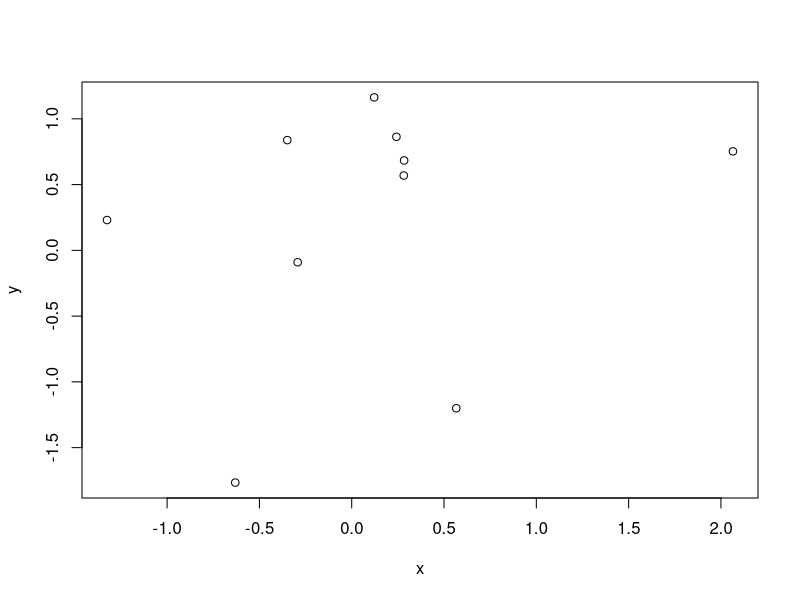
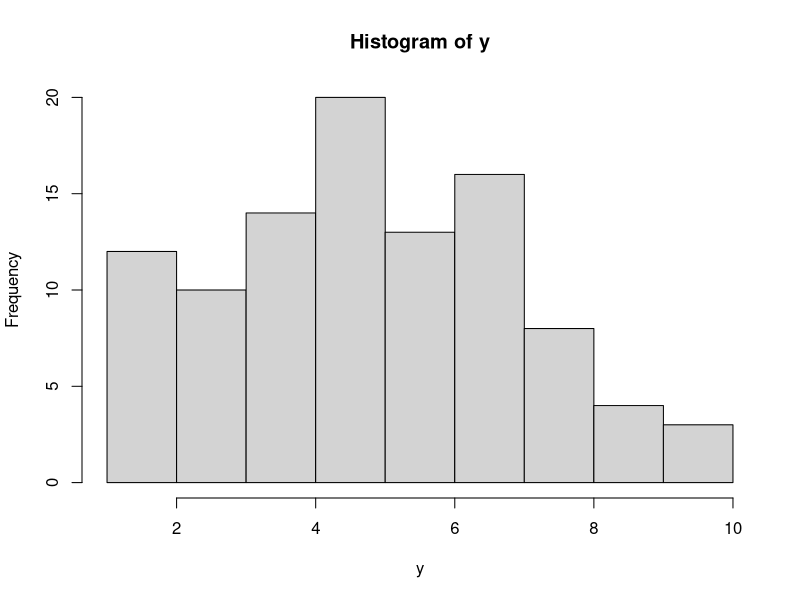
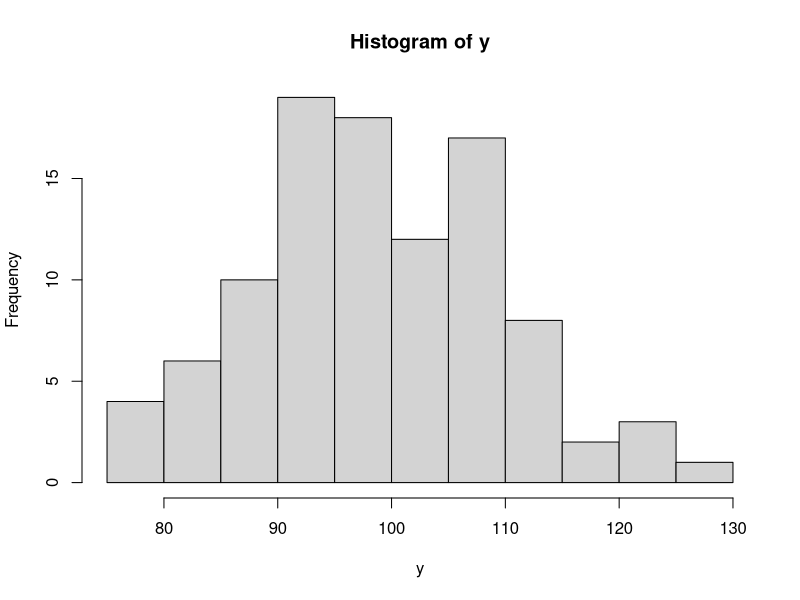

R code for these plots, in order: (Note: this script raises an error after producing the figures.)
## ---- chunk 1
rnorm(5)
## ---- chunk 2
rnorm(n = 5, mean = 0, sd = 1)
## ---- chunk 3
set.seed(16)
rnorm(n = 5, mean = 0, sd = 1)
## ---- chunk 4
set.seed(16)
rnorm(n = 5, mean = 0, sd = 1)
## ---- chunk 5
rnorm(n = 5, mean = 0, sd = 2)
## ---- chunk 6
rnorm(n = 5, mean = 50, sd = 20)
## ---- chunk 7
rnorm(n = 10, mean = c(0, 5, 20), sd = 1)
## ---- chunk 8
rnorm(n = 10, mean = c(0, 5, 20), sd = c(1, 5, 20) )
## ---- chunk 9
rnorm(n = c(2, 10, 10), mean = c(0, 5, 20), sd = c(1, 5, 20) )
## ---- chunk 10
x = rnorm(n = 10, mean = 0, sd = 1)
y = rnorm(n = 10, mean = 0, sd = 1)
plot(y ~ x)
## ---- chunk 11
runif(n = 5, min = 0, max = 1)
## ---- chunk 12
runif(n = 5, min = 50, max = 100)
## ---- chunk 13
set.seed(16)
x1 = runif(n = 10, min = 1, max = 2)
y = rnorm(n = 10, mean = 0, sd = 1)
x1
## ---- chunk 14
lm(y ~ x1)
## ---- chunk 15
set.seed(16)
x2 = runif(n = 10, min = 100, max = 200)
x2
## ---- chunk 16
lm(y ~ x2)
## ---- chunk 17
rpois(n = 5, lambda = 2.5)
## ---- chunk 18
y = rpois(100, lambda = 5)
## ---- chunk 19
summary(y)
## ---- chunk 20
hist(y)
## ---- chunk 21
y = rpois(100, lambda = 100)
summary(y)
## ---- chunk 22
hist(y)
## ---- chunk 23
letters[1:2]
## ---- chunk 24
LETTERS[10:26]
## ---- chunk 25
rep(letters[1:2], each = 3)
## ---- chunk 26
rep(letters[1:2], times = 3)
## ---- chunk 27
rep(letters[1:2], times = c(2, 4) )
## ---- chunk 28
rep(letters[1:2], length.out = 5)
## ---- chunk 29
rep(letters[1:2], each = 2, times = 3)
## ---- chunk 30
rep(letters[1:2], each = 2, length.out = 7)
## ---- chunk 31
group = rep(letters[1:2], each = 3)
response = rnorm(n = 6, mean = 0, sd = 1)
data.frame(group,
           response)
## ---- chunk 32
data.frame(group = rep(letters[1:2], each = 3),
           response = rnorm(n = 6, mean = 0, sd = 1) )
## ---- chunk 33
LETTERS[3:5]
## ---- chunk 34
rep(letters[1:2], each = 3)
## ---- chunk 35
data.frame(group = rep(letters[1:2], each = 3),
           factor = rep(LETTERS[3:5], times = 2),
           response = rnorm(n = 6, mean = 0, sd = 1) )
## ---- chunk 36
response = rnorm(n = 6, mean = c(5, 10), sd = 1)
response
## ---- chunk 37
group = rep(letters[1:2], times = 3)
group
## ---- chunk 38
data.frame(group,
            response)
## ---- chunk 39
data.frame(group = rep(LETTERS[3:4], each = 10),
           x = runif(n = 15, min = 10, max = 15),
           y = runif(n = 15, min = 100, max = 150))
## ---- chunk 40
set.seed(16)
replicate(n = 3, 
          expr = rnorm(n = 5, mean = 0, sd = 1), 
          simplify = FALSE )
## ---- chunk 41
set.seed(16)
replicate(n = 3, expr = rnorm(5, 0, 1) )
## ---- chunk 42
set.seed(16)
list1 = list() # Make an empty list to save output in
for (i in 1:3) { # Indicate number of iterations with "i"
    list1[[i]] = rnorm(n = 5, mean = 0, sd = 1) # Save output in list for each iteration
}
list1
## ---- chunk 43
simlist = replicate(n = 3, 
          expr = data.frame(group = rep(letters[1:2], each = 3),
                     response = rnorm(n = 6, mean = 0, sd = 1) ),
          simplify = FALSE)
## ---- chunk 44
str(simlist)
## ---- chunk 45
simlist[[1]]
